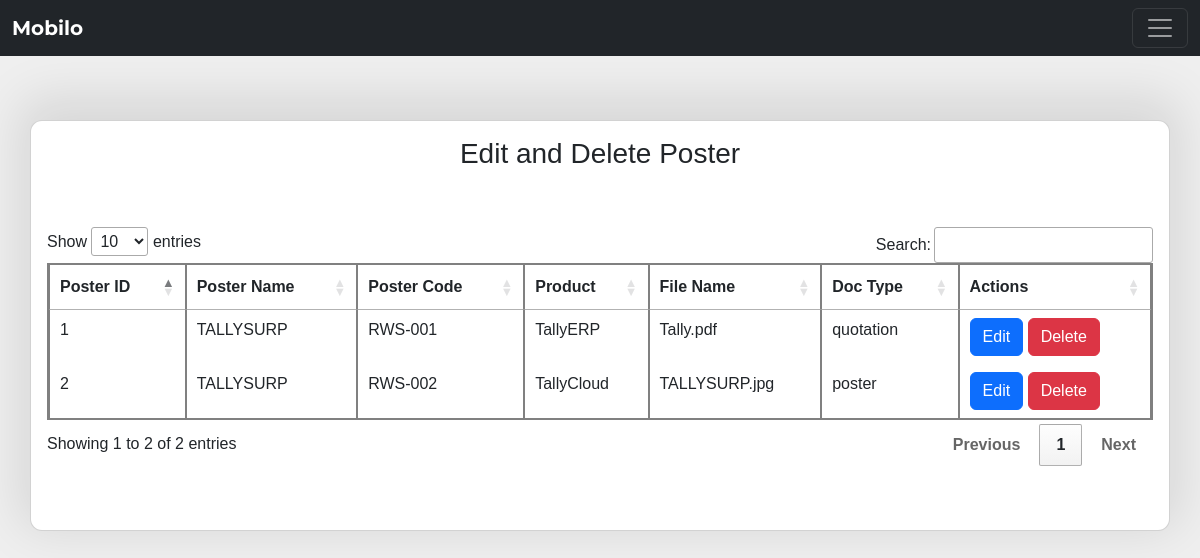
/admin.php (signed in), run on the app's committed database.
### tables this page shows
CREATE TABLE `postermaster` (
  `posterID` int(20) DEFAULT NULL,
  `posterCode` varchar(100) DEFAULT NULL,
  `posterName` varchar(100) DEFAULT NULL,
  `RefDatepos` varchar(100) DEFAULT NULL,
  `RefNopos` varchar(100) DEFAULT NULL,
  `CompanyNamepos` varchar(100) DEFAULT NULL,
  `ContactPersonpos` varchar(100) DEFAULT NULL,
  `ContactMobilepos` varchar(100) DEFAULT NULL,
  `SaleValuepos` varchar(100) DEFAULT NULL,
  `Descriptionpos` varchar(100) DEFAULT NULL,
  `TaxPos` varchar(100) DEFAULT NULL,
  `TotalPos` varchar(100) DEFAULT NULL,
  `ExecutiveNamePos` varchar(100) DEFAULT NULL,
  `ExecutiveMobilePos` varchar(100) DEFAULT NULL,
  `Product` varchar(100) DEFAULT NULL,
  `SaleValueDef` varchar(100) DEFAULT NULL,
  `TaxDef` varchar(100) DEFAULT NULL,
  `TotalDef` varchar(100) DEFAULT NULL,
  `DescriptionDef` varchar(200) DEFAULT NULL,
  `OrderSeq` varchar(100) DEFAULT NULL,
  `Flags` varchar(100) DEFAULT NULL,
  `DocType` varchar(100) DEFAULT NULL,
  `keywords` varchar(100) DEFAULT NULL,
  `file_name` varchar(100) DEFAULT NULL,
  `created_at` date NOT NULL DEFAULT current_timestamp(),
  `created_by` varchar(50) DEFAULT NULL
);

### admin.php (the view, shortened to what this page needs)
<!DOCTYPE html>
<html lang="en">
<head>
    <link
  href="https://cdnjs.cloudflare.com/ajax/libs/font-awesome/6.0.0/css/all.min.css"
  rel="stylesheet"
/>
<link rel="stylesheet" href="https://cdn.datatables.net/1.13.7/css/jquery.dataTables.min.css">
<link rel="stylesheet" href="https://cdn.jsdelivr.net/npm/bootstrap@5.2.3/dist/css/bootstrap.min.css" />
<link rel="stylesheet" href="https://cdn.jsdelivr.net/npm/select2@4.0.13/dist/css/select2.min.css" />
<link rel="stylesheet" href="https://cdn.jsdelivr.net/npm/select2-bootstrap-5-theme@1.3.0/dist/select2-bootstrap-5-theme.min.css" />
<link rel="stylesheet" href="style.css">
</head>
<body>
<nav class="navbar navbar-dark bg-dark fixed-top">
  <div class="container-fluid">
    <a class="navbar-brand" href="#">Mobilo</a>
    <button class="navbar-toggler" type="button" data-bs-toggle="offcanvas" data-bs-target="#offcanvasNavbar" aria-controls="offcanvasNavbar">
      <span class="navbar-toggler-icon"></span>
    </button>
      <?php include "nav.php"; ?>
  </div>
</nav>
<div class="container card " style="margin-top:120px;">
<div class="text-center">
        <h3>Edit and Delete Poster</h3>
    </div>
<div class="my-5 ">
<table  id="posterTable" class="table table-bordered" style="border:2px solid grey">
  <thead>
    <tr>
                    <th scope="col">Poster ID</th>
                    <th scope="col">Poster Name</th>
                    <th scope="col">Poster Code</th>
                    <th scope="col">Product</th>
                    <th scope="col">File Name</th>
                    <th scope="col">Doc Type</th>
                    <th scope="col">Actions</th>
    </tr>
  </thead>
  <tbody>
  <?php
                $sql = "SELECT posterID, posterName, posterCode, Product, file_name, DocType FROM postermaster";
                $result = $conn->query($sql);
                if ($result->num_rows > 0) {
                    while ($row = $result->fetch_assoc()) {
                        echo "<tr>";
                        echo "<td>" . $row['posterID'] . "</td>";
                        echo "<td>" . $row['posterName'] . "</td>";
                        echo "<td>" . $row['posterCode'] . "</td>";
                        echo "<td>" . $row['Product'] . "</td>";
                        echo "<td>" . $row['file_name'] . "</td>";
                        echo "<td>" . $row['DocType'] . "</td>";
                        echo "<td><a class='btn btn-primary' href='modify.php?id=".$row['posterID']."'>Edit</a>
                        <a class='btn btn-danger' href='delete.php?id=".$row['posterID']."'>Delete</a></td>";
                        echo "</tr>";
                    }
                } else {
                    echo "<tr><td >No data found</td></tr>";
                }
                ?>
  </tbody>
</table>
</div>
</div>
</body>
</html>

### style.css (style rules this page uses)
html,body { background-color: #efefef; font-family: 'Montserrat', sans-serif !important; height: 100vh; }
.card { --border-radius: 0.75rem; --primary-color: #7257fa; --secondary-color: #3c3852; font-family: "Arial"; padding: 1rem; cursor: pointer; border-radius: var(--border-radius); background: #ffffff; box-shadow: 0px -12px 50px 11px rgba(0,0,0,0.1); position: relative; }
.card > * + * { margin-top: 1.1em; }
a { text-decoration: none; color: #111; font-weight: 700; }

### data on the page
postermaster: posterID "1", posterName "TALLYSURP", posterCode "RWS-001", Product "TallyERP", file_name "Tally.pdf", DocType "quotation"
postermaster: posterID "2", posterName "TALLYSURP", posterCode "RWS-002", Product "TallyCloud", file_name "TALLYSURP.jpg", DocType "poster"
